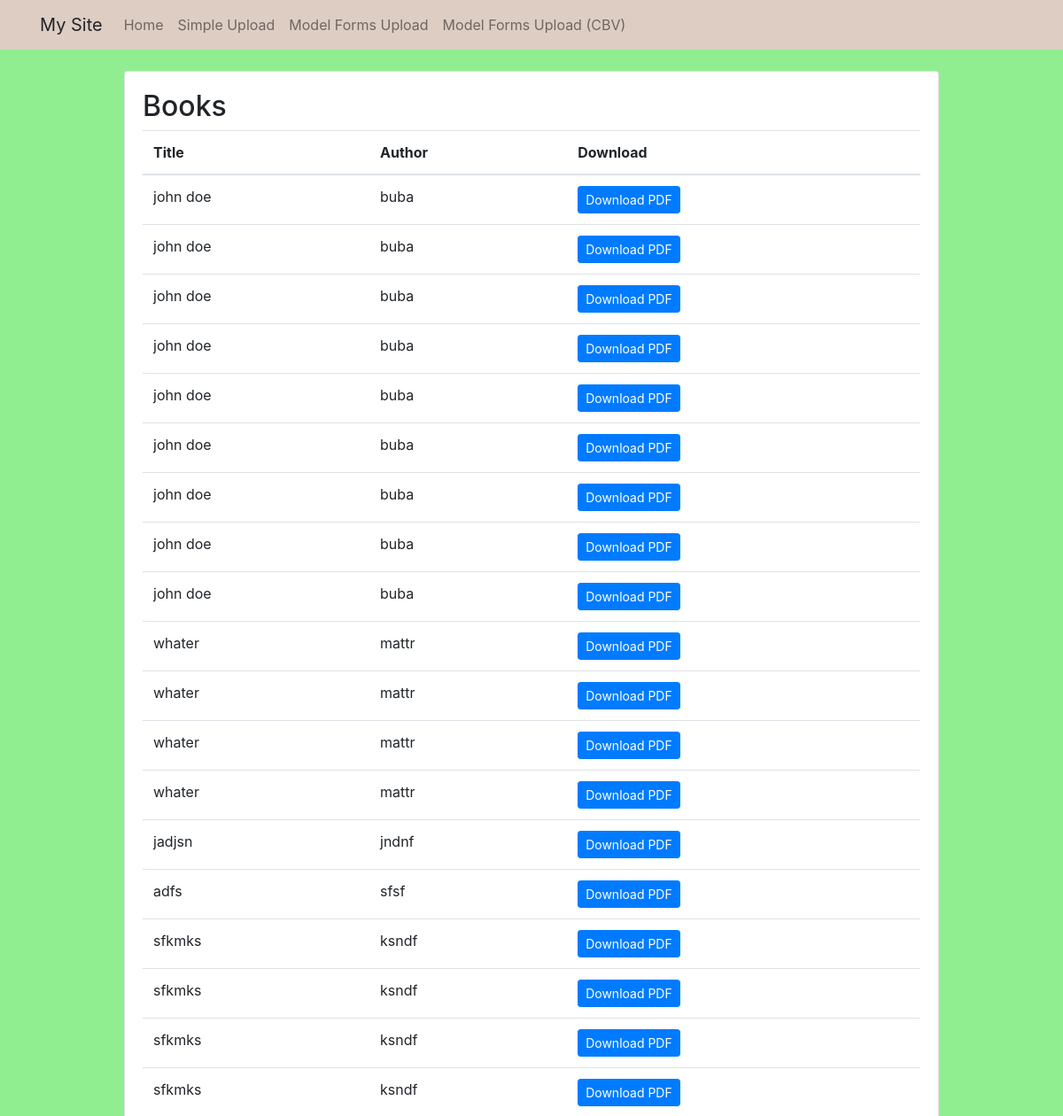
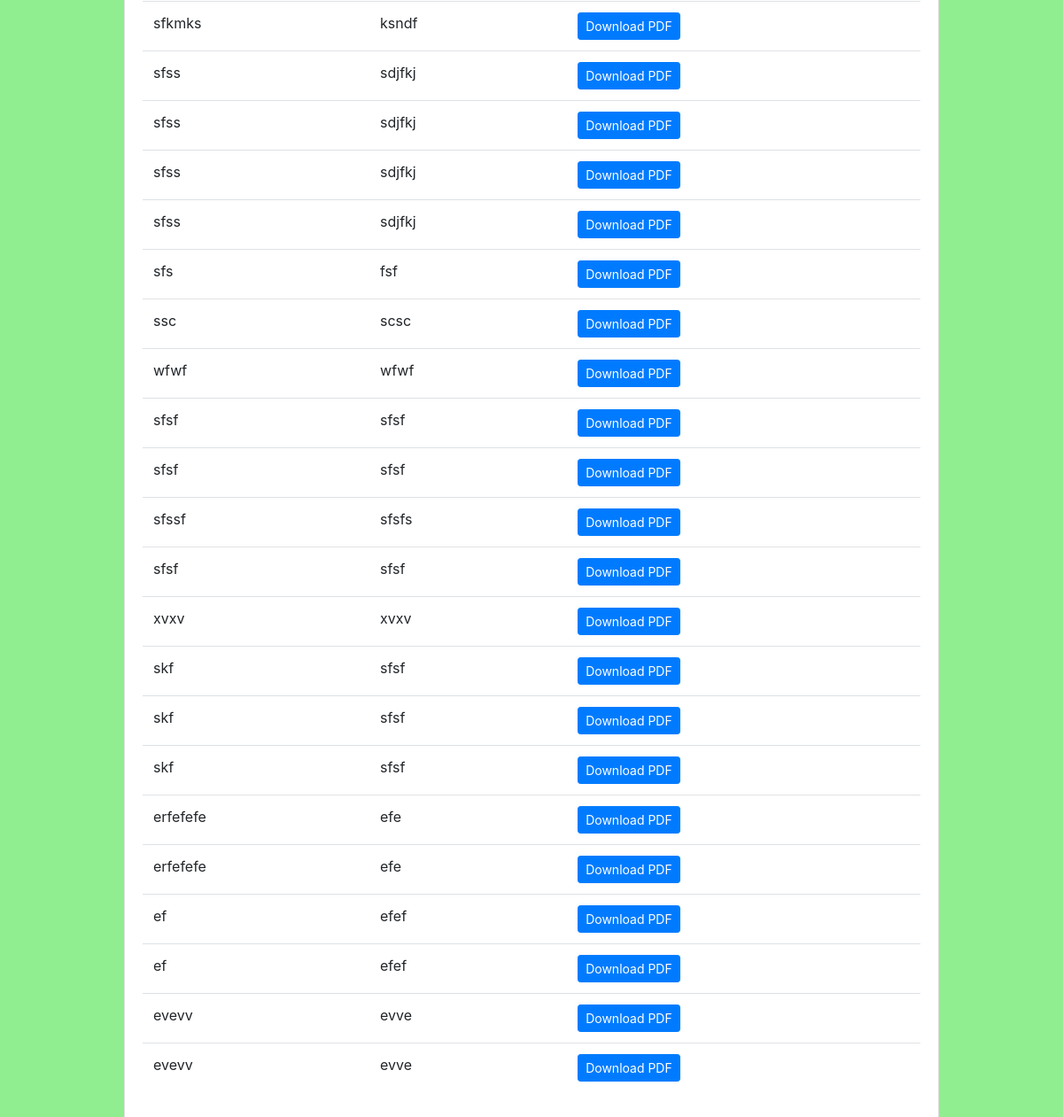
The page /books/ on the database its author committed (2 pictures, top to bottom).
### app1/models.py (models this page shows, shortened)
class Book(models.Model):
    title = models.CharField(max_length=100)
    author = models.CharField(max_length=100)
    pdf = models.FileField(upload_to='book/pdfs/')

### app1/views.py (the view)
# urls.py: path('books/', views.book_list, name='one-book_list'),
def book_list(request):
    books = Book.objects.all()
    return render(request, 'app1/book_list.html', {
        'books': books
    })

### app1/templates/app1/book_list.html
{% extends 'base_upload.html' %}
{% block content %}
    <h2>Books</h2>
    <table class="table">
        <thead>
            <tr>
                <th>Title</th>
                <th>Author</th>
                <th>Download</th>
            </tr>
    </thead>
    <tbody>
        {% for book in books %}
            <tr>
                <td>{{ book.title }}</td>
                <td>{{ book.author }}</td>
                <td>
                    <a href="{{ book.pdf.url }}" class="btn btn-primary btn-sm" target="_blank">
                        Download PDF
                    </a>
                </td>
            </tr>
        {% endfor %}
    </tbody>
    </table>
{% endblock %}

### app1/templates/base_upload.html (shortened to what this page needs)
{% load static %}<!doctype html>
<html lang="en">
<head>
  <link rel="stylesheet" href="https://stackpath.bootstrapcdn.com/bootstrap/4.1.3/css/bootstrap.min.css">
  <link rel="stylesheet" type="text/css" href="{% static 'css/app1.css' %}">
</head>
<body>
  <nav class="navbar navbar-expand-lg navbar-light mb-4" style="background-color:#decdc3">
    <div class="container">
      <a class="navbar-brand">My Site</a>
      <div class="collapse navbar-collapse" id="navbarSupportedContent">
        <ul class="navbar-nav">
          <li class="nav-item">
            <a class="nav-link">Home</a>
          </li>
          <li class="nav-item">
            <a class="nav-link"">Simple Upload</a>
          </li>
          <li class="nav-item">
            <a class="nav-link">Model Forms Upload</a>
          </li>
          <li class="nav-item">
            <a class="nav-link">Model Forms Upload (CBV)</a>
          </li>
        </ul>
      </div>
    </div>
  </nav>
  <div class="container">
    <div class="row justify-content-center">
      <div class="col-lg-10 col-md-12">
        <div class="card mb-4">
          <div class="card-body">
            {% block content %}
            {% endblock %}
          </div>
        </div>
      </div>
    </div>
  </div>
</body>
</html>

### app1/static/css/app1.css (style rules this page uses)
body { background-color: lightgreen; }

### rows shown on the page
Book: title "john doe", author "buba"
Book: title "john doe", author "buba"
Book: title "john doe", author "buba"
Book: title "john doe", author "buba"
Book: title "john doe", author "buba"
Book: title "john doe", author "buba"
Book: title "john doe", author "buba"
Book: title "john doe", author "buba"
Book: title "john doe", author "buba"
Book: title "whater", author "mattr"
Book: title "whater", author "mattr"
Book: title "whater", author "mattr"
Book: title "whater", author "mattr"
Book: title "jadjsn", author "jndnf"
Book: title "adfs", author "sfsf"
Book: title "sfkmks", author "ksndf"
Book: title "sfkmks", author "ksndf"
Book: title "sfkmks", author "ksndf"
Book: title "sfkmks", author "ksndf"
Book: title "sfkmks", author "ksndf"
Book: title "sfss", author "sdjfkj"
Book: title "sfss", author "sdjfkj"
Book: title "sfss", author "sdjfkj"
Book: title "sfss", author "sdjfkj"
Book: title "sfs", author "fsf"
Book: title "ssc", author "scsc"
Book: title "wfwf", author "wfwf"
Book: title "sfsf", author "sfsf"
Book: title "sfsf", author "sfsf"
Book: title "sfssf", author "sfsfs"
Book: title "sfsf", author "sfsf"
Book: title "xvxv", author "xvxv"
Book: title "skf", author "sfsf"
Book: title "skf", author "sfsf"
Book: title "skf", author "sfsf"
Book: title "erfefefe", author "efe"
Book: title "erfefefe", author "efe"
Book: title "ef", author "efef"
Book: title "ef", author "efef"
Book: title "evevv", author "evve"
Book: title "evevv", author "evve"
